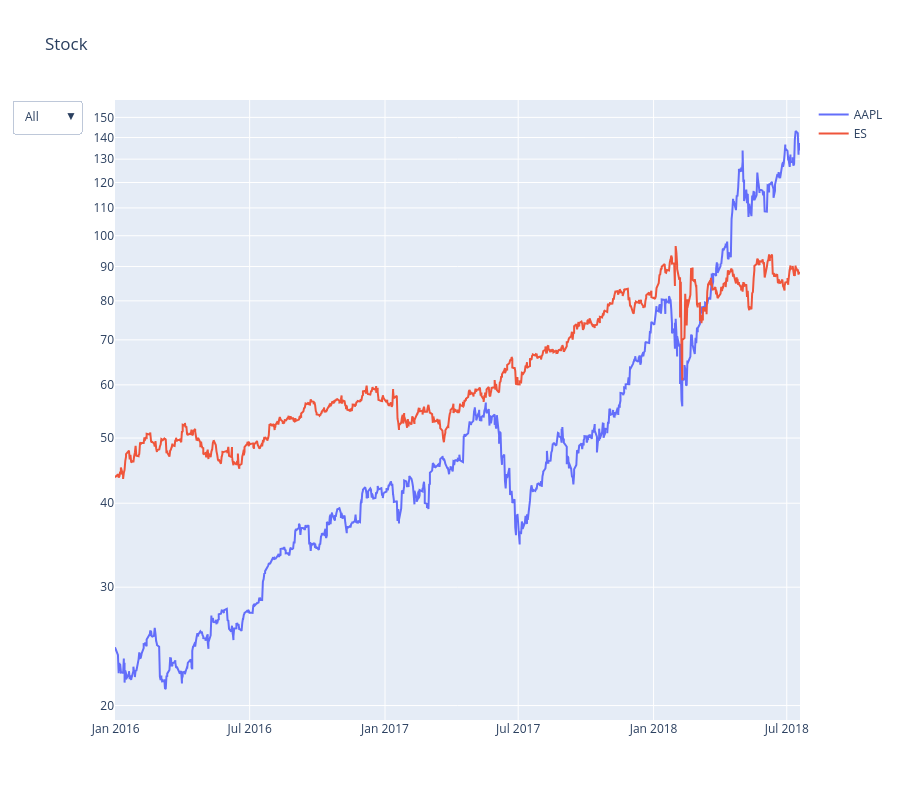

This figure's notebook cell:
### Code cell
multi_plot_stock(df_input, 'AdjClose', title="Stock")

### Figure 1 — Plotly figure (JSON) as saved in the notebook; plotly's stock layout.template omitted (floating-point values rounded to 4 significant figures; data arrays with more than 128 entries replaced by an {"elided": "..."} marker saying what was removed)
{"data": [{"name": "AAPL", "type": "scatter", "x": {"elided": "2567 str values"}, "y": {"elided": "1284 float values"}}, {"name": "ES", "type": "scatter", "x": {"elided": "2567 str values"}, "y": {"elided": "1283 float values"}}], "layout": {"height": 800, "title": {"text": "Stock"}, "updatemenus": [{"active": 0, "buttons": [{"args": [{"showlegend": true, "title": "All", "visible": [true, true]}], "label": "All", "method": "update"}, {"args": [{"showlegend": true, "title": "AAPL", "visible": [true, false]}], "label": "AAPL", "method": "update"}, {"args": [{"showlegend": true, "title": "ES", "visible": [false, true]}], "label": "ES", "method": "update"}]}], "yaxis": {"type": "log"}}}
